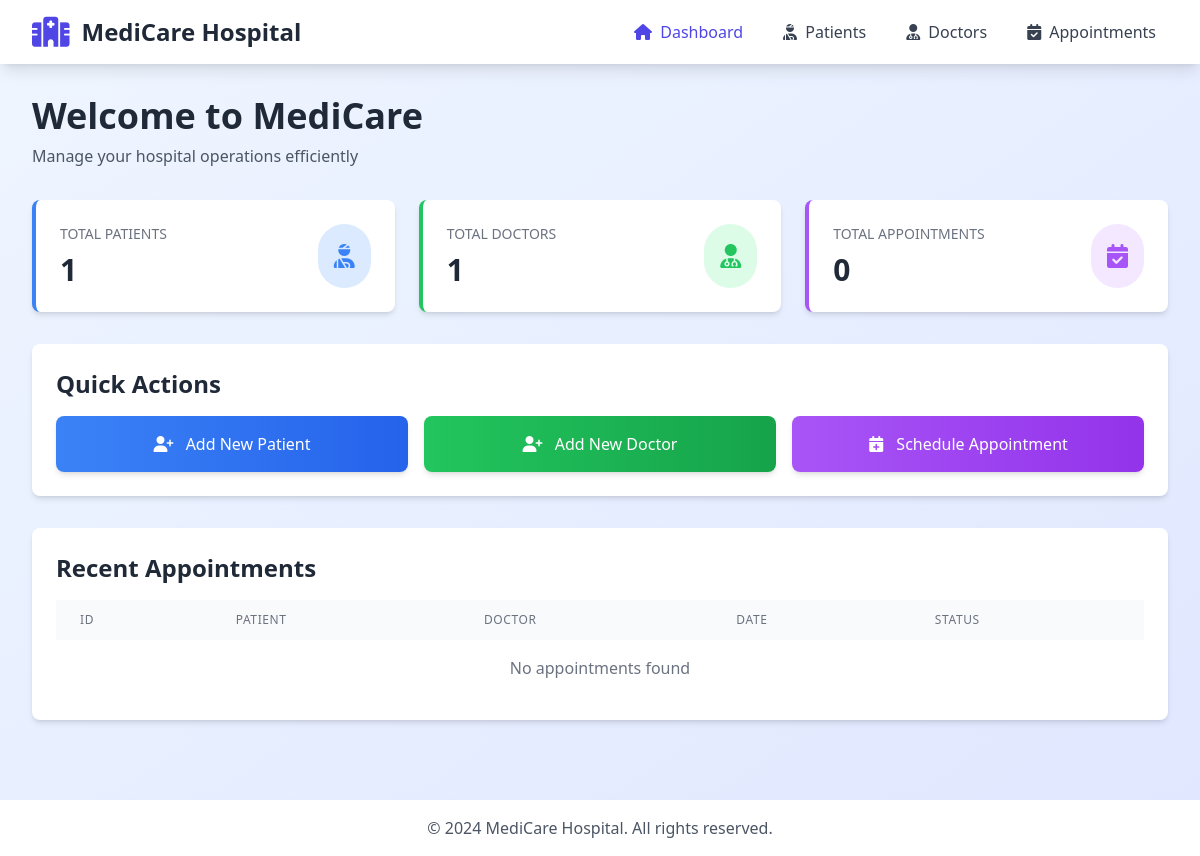
Before: / with the older database file.
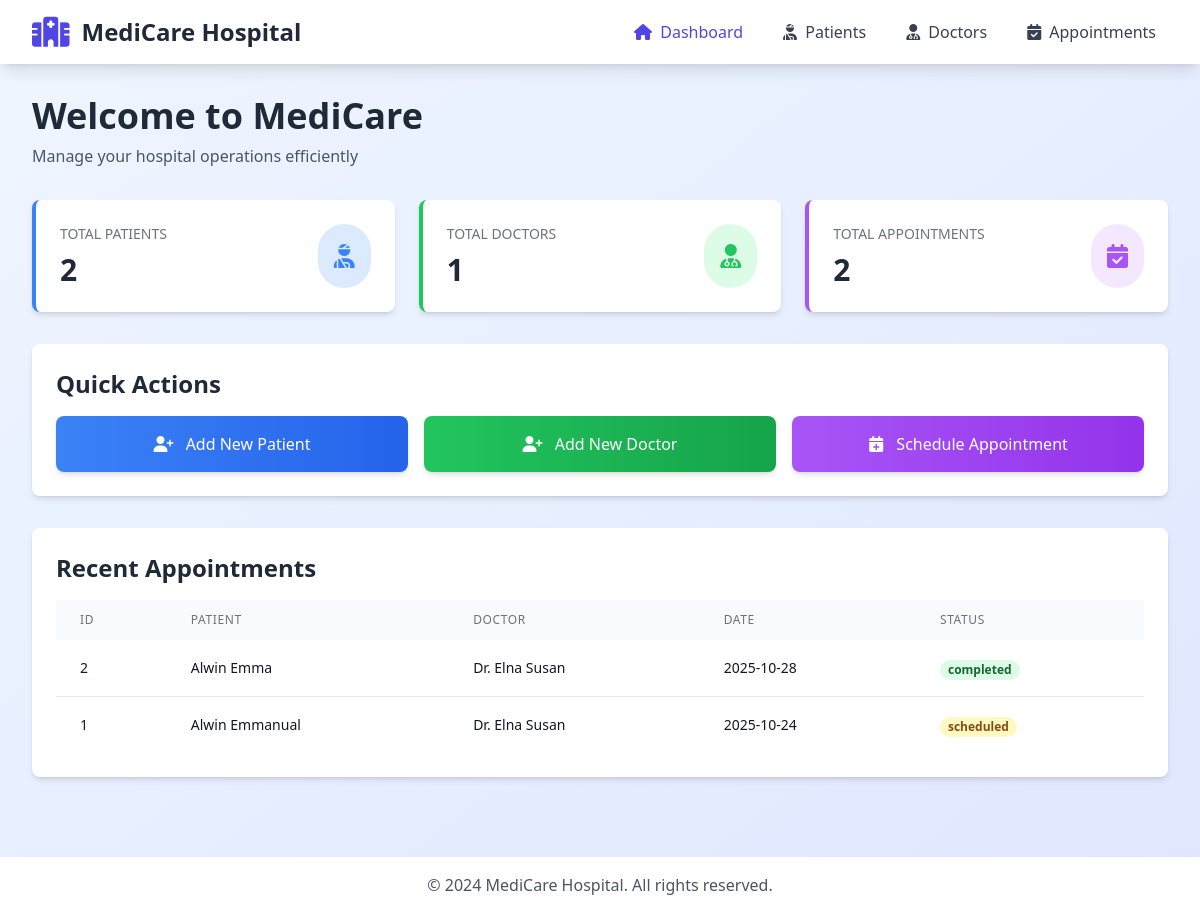
After: the same page with the newer database file.
### app.py (models this page shows, shortened)
class Appointment(db.Model):
    __tablename__ = 'appointments'
    id = db.Column(db.Integer, primary_key=True, autoincrement=True)
    patient_id = db.Column(db.Integer, db.ForeignKey('patient.user_id'), nullable=False)
    doctor_id = db.Column(db.Integer, db.ForeignKey('doctors.user_id'), nullable=False)
    appointment_date = db.Column(db.Date, nullable=False)
    status = db.Column(db.String(20), nullable=False, default='scheduled')

class Patient(db.Model):
    __tablename__ = 'patient'
    user_id = db.Column(db.Integer, primary_key=True, autoincrement=True)
    first_name = db.Column(db.String(100), nullable=False)
    last_name = db.Column(db.String(100), nullable=False)
    dob = db.Column(db.Date, nullable=False)
    gender = db.Column(db.String(10))
    phone = db.Column(db.String(15), nullable=False)
    appointments = db.relationship('Appointment', backref='patient', lazy=True)

class Doctor(db.Model):
    __tablename__ = 'doctors'
    user_id = db.Column(db.Integer, primary_key=True, autoincrement=True)
    first_name = db.Column(db.String(100), nullable=False)
    last_name = db.Column(db.String(100), nullable=False)
    specialization = db.Column(db.String(100), nullable=False)
    appointments = db.relationship('Appointment', backref='doctor', lazy=True)

### app.py (the view)
@app.route('/')
def index():
    total_patients = Patient.query.count()
    total_doctors = Doctor.query.count()
    total_appointments = Appointment.query.count()
    recent_appointments = Appointment.query.order_by(Appointment.appointment_date.desc()).limit(5).all()
    return render_template('index.html',
                         total_patients=total_patients,
                         total_doctors=total_doctors,
                         total_appointments=total_appointments,
                         recent_appointments=recent_appointments)

### templates/index.html (shortened to what this page needs)
<!DOCTYPE html>
<html lang="en">
<head>
    <script src="https://cdn.tailwindcss.com"></script>
    <link rel="stylesheet" href="https://cdnjs.cloudflare.com/ajax/libs/font-awesome/6.4.0/css/all.min.css">
</head>
<body class="bg-gradient-to-br from-blue-50 to-indigo-100 min-h-screen">
    <nav class="bg-white shadow-lg">
        <div class="max-w-7xl mx-auto px-4 sm:px-6 lg:px-8">
            <div class="flex justify-between h-16">
                <div class="flex items-center">
                    <i class="fas fa-hospital text-indigo-600 text-3xl mr-3"></i>
                    <span class="text-2xl font-bold text-gray-800">MediCare Hospital</span>
                </div>
                <div class="flex items-center space-x-4">
                    <a href="/" class="text-indigo-600 hover:text-indigo-800 px-3 py-2 rounded-md font-medium">
                        <i class="fas fa-home mr-1"></i> Dashboard
                    </a>
                    <a href="/patients" class="text-gray-700 hover:text-indigo-600 px-3 py-2 rounded-md font-medium">
                        <i class="fas fa-user-injured mr-1"></i> Patients
                    </a>
                    <a href="/doctors" class="text-gray-700 hover:text-indigo-600 px-3 py-2 rounded-md font-medium">
                        <i class="fas fa-user-md mr-1"></i> Doctors
                    </a>
                    <a href="/appointments" class="text-gray-700 hover:text-indigo-600 px-3 py-2 rounded-md font-medium">
                        <i class="fas fa-calendar-check mr-1"></i> Appointments
                    </a>
                </div>
            </div>
        </div>
    </nav>
    <div class="max-w-7xl mx-auto px-4 sm:px-6 lg:px-8 py-8">
        <div class="mb-8">
            <h1 class="text-4xl font-bold text-gray-800 mb-2">Welcome to MediCare</h1>
            <p class="text-gray-600">Manage your hospital operations efficiently</p>
        </div>
        <div class="grid grid-cols-1 md:grid-cols-3 gap-6 mb-8">
            <div class="bg-white rounded-lg shadow-md p-6 border-l-4 border-blue-500 transform hover:scale-105 transition duration-300">
                <div class="flex items-center justify-between">
                    <div>
                        <p class="text-gray-500 text-sm font-medium uppercase">Total Patients</p>
                        <p class="text-3xl font-bold text-gray-800 mt-2">{{ total_patients }}</p>
                    </div>
                    <div class="bg-blue-100 rounded-full p-4">
                        <i class="fas fa-user-injured text-blue-500 text-2xl"></i>
                    </div>
                </div>
            </div>
            <div class="bg-white rounded-lg shadow-md p-6 border-l-4 border-green-500 transform hover:scale-105 transition duration-300">
                <div class="flex items-center justify-between">
                    <div>
                        <p class="text-gray-500 text-sm font-medium uppercase">Total Doctors</p>
                        <p class="text-3xl font-bold text-gray-800 mt-2">{{ total_doctors }}</p>
                    </div>
                    <div class="bg-green-100 rounded-full p-4">
                        <i class="fas fa-user-md text-green-500 text-2xl"></i>
                    </div>
                </div>
            </div>
            <div class="bg-white rounded-lg shadow-md p-6 border-l-4 border-purple-500 transform hover:scale-105 transition duration-300">
                <div class="flex items-center justify-between">
                    <div>
                        <p class="text-gray-500 text-sm font-medium uppercase">Total Appointments</p>
                        <p class="text-3xl font-bold text-gray-800 mt-2">{{ total_appointments }}</p>
                    </div>
                    <div class="bg-purple-100 rounded-full p-4">
                        <i class="fas fa-calendar-check text-purple-500 text-2xl"></i>
                    </div>
                </div>
            </div>
        </div>
        <div class="bg-white rounded-lg shadow-md p-6 mb-8">
            <h2 class="text-2xl font-bold text-gray-800 mb-4">Quick Actions</h2>
            <div class="grid grid-cols-1 md:grid-cols-3 gap-4">
                <a href="/add_patient" class="bg-gradient-to-r from-blue-500 to-blue-600 text-white px-6 py-4 rounded-lg hover:from-blue-600 hover:to-blue-700 transition duration-300 text-center font-medium shadow-md">
                    <i class="fas fa-user-plus mr-2"></i> Add New Patient
                </a>
                <a href="/add_doctor" class="bg-gradient-to-r from-green-500 to-green-600 text-white px-6 py-4 rounded-lg hover:from-green-600 hover:to-green-700 transition duration-300 text-center font-medium shadow-md">
                    <i class="fas fa-user-plus mr-2"></i> Add New Doctor
                </a>
                <a href="/add_appointment" class="bg-gradient-to-r from-purple-500 to-purple-600 text-white px-6 py-4 rounded-lg hover:from-purple-600 hover:to-purple-700 transition duration-300 text-center font-medium shadow-md">
                    <i class="fas fa-calendar-plus mr-2"></i> Schedule Appointment
                </a>
            </div>
        </div>
        <div class="bg-white rounded-lg shadow-md p-6">
            <h2 class="text-2xl font-bold text-gray-800 mb-4">Recent Appointments</h2>
            <div class="overflow-x-auto">
                <table class="min-w-full">
                    <thead class="bg-gray-50">
                        <tr>
                            <th class="px-6 py-3 text-left text-xs font-medium text-gray-500 uppercase tracking-wider">ID</th>
                            <th class="px-6 py-3 text-left text-xs font-medium text-gray-500 uppercase tracking-wider">Patient</th>
                            <th class="px-6 py-3 text-left text-xs font-medium text-gray-500 uppercase tracking-wider">Doctor</th>
                            <th class="px-6 py-3 text-left text-xs font-medium text-gray-500 uppercase tracking-wider">Date</th>
                            <th class="px-6 py-3 text-left text-xs font-medium text-gray-500 uppercase tracking-wider">Status</th>
                        </tr>
                    </thead>
                    <tbody class="bg-white divide-y divide-gray-200">
                        {% if recent_appointments %}
                            {% for appointment in recent_appointments %}
                            <tr class="hover:bg-gray-50">
                                <td class="px-6 py-4 whitespace-nowrap text-sm text-gray-900">{{ appointment.id }}</td>
                                <td class="px-6 py-4 whitespace-nowrap text-sm text-gray-900">{{ appointment.patient.first_name }} {{ appointment.patient.last_name }}</td>
                                <td class="px-6 py-4 whitespace-nowrap text-sm text-gray-900">Dr. {{ appointment.doctor.first_name }} {{ appointment.doctor.last_name }}</td>
                                <td class="px-6 py-4 whitespace-nowrap text-sm text-gray-900">{{ appointment.appointment_date }}</td>
                                <td class="px-6 py-4 whitespace-nowrap">
                                    <span class="px-2 inline-flex text-xs leading-5 font-semibold rounded-full
                                        {% if appointment.status == 'scheduled' %}bg-yellow-100 text-yellow-800
                                        {% elif appointment.status == 'completed' %}bg-green-100 text-green-800
                                        {% elif appointment.status == 'cancelled' %}bg-red-100 text-red-800
                                        {% endif %}">
                                        {{ appointment.status }}
                                    </span>
                                </td>
                            </tr>
                            {% endfor %}
                        {% else %}
                            <tr>
                                <td colspan="5" class="px-6 py-4 text-center text-gray-500">No appointments found</td>
                            </tr>
                        {% endif %}
                    </tbody>
                </table>
            </div>
        </div>
    </div>
    <footer class="bg-white shadow-lg mt-12">
        <div class="max-w-7xl mx-auto px-4 sm:px-6 lg:px-8 py-4">
            <p class="text-center text-gray-600">&copy; 2024 MediCare Hospital. All rights reserved.</p>
        </div>
    </footer>
</body>
</html>

Changed rows visible on the page:
added Appointment: id "2", patient.first_name "Alwin", patient.last_name "Emma", doctor.first_name "Elna", doctor.last_name "Susan", appointment_date "2025-10-28", status "completed"
added Appointment: id "1", patient.first_name "Alwin", patient.last_name "Emmanual", doctor.first_name "Elna", doctor.last_name "Susan", appointment_date "2025-10-24", status "scheduled"
Other visible differences:
{{ total_patients }}: "1" → "2"
{{ total_appointments }}: "0" → "2"
text no longer shown: "No appointments found"
